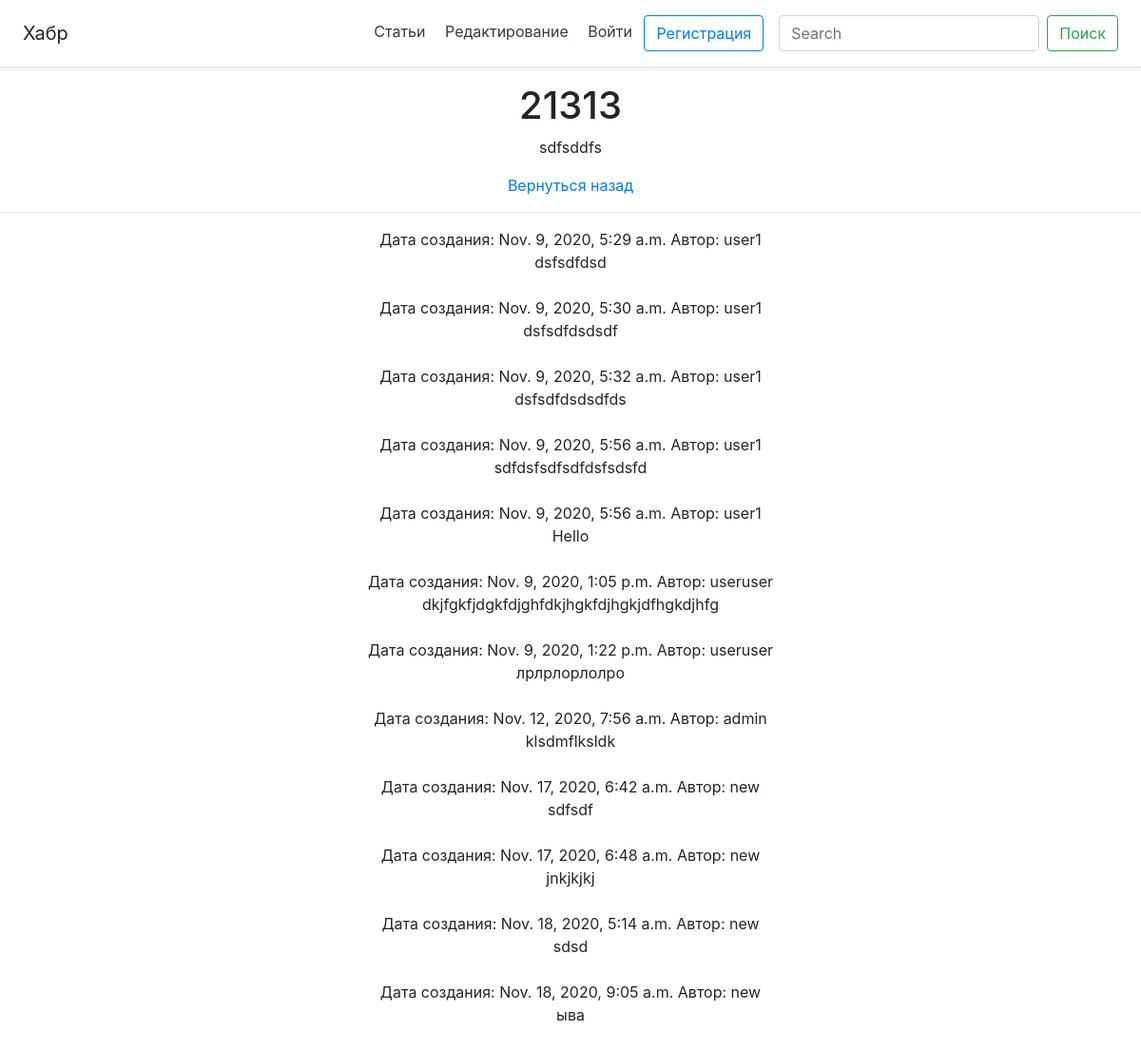
Before: /article/6 with the older database file.
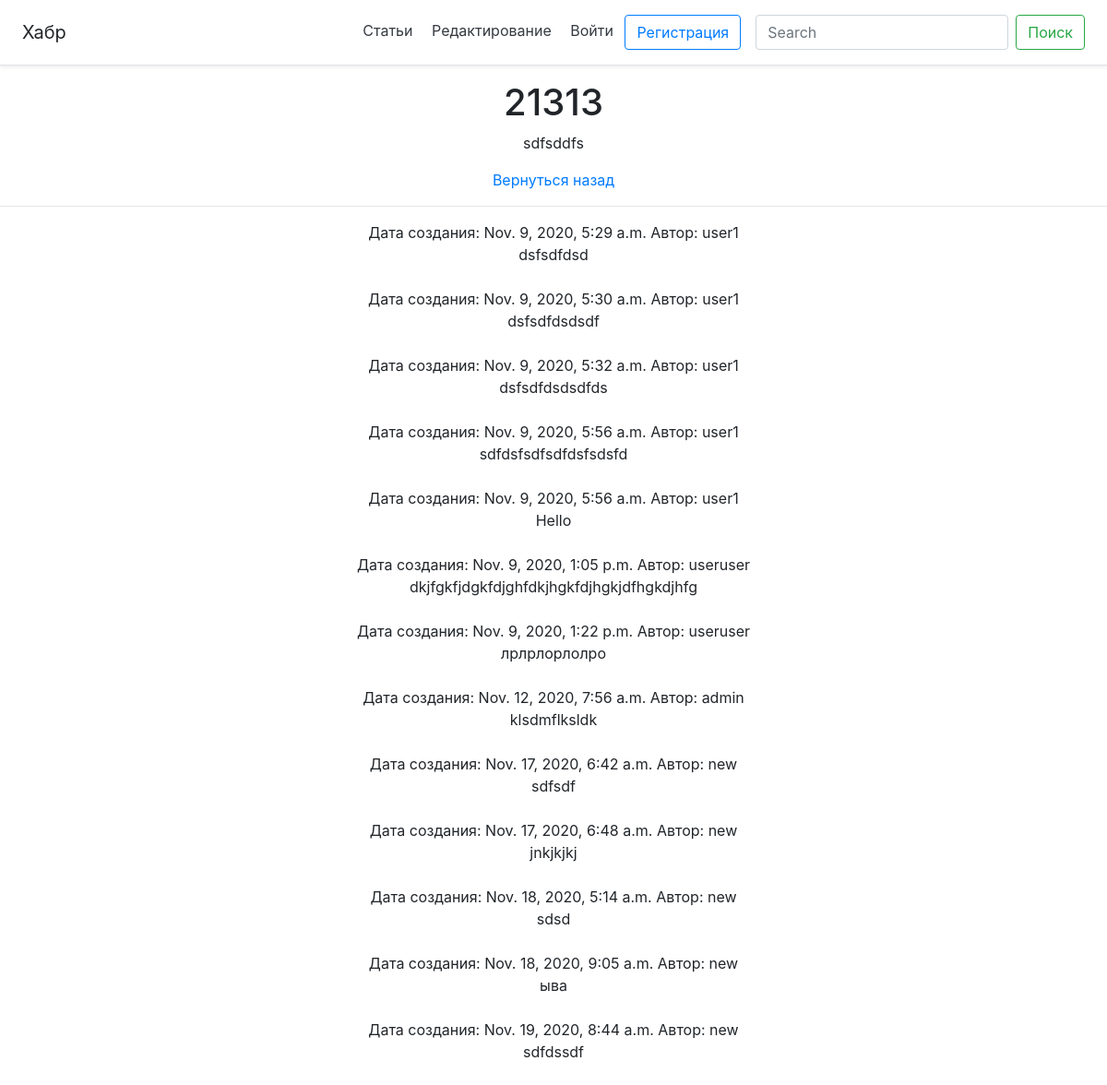
After: the same page with the newer database file.
### main/models.py (models this page shows, shortened)
class Article(models.Model):
    user_id = models.ForeignKey(User, on_delete=models.CASCADE, blank=True, null=True)
    create_date = models.DateTimeField(auto_now=True)
    title = models.CharField('title', max_length=100, null=False)
    body = models.TextField('body', null=False)

class Comments(models.Model):
    article_id = models.ForeignKey(Article, on_delete=models.CASCADE, related_name='comments_article')
    user_id = models.ForeignKey(User, on_delete=CASCADE)
    create_date = models.DateTimeField(auto_now=True)
    body = models.TextField('body', null=False)

### main/views.py (the view, shortened to what this page needs)
# urls.py: path('article/<int:pk>', views.ArticleDetail.as_view(), name='article'),
class ArticleDetail(FormMixin, DetailView):
    model = Article
    template_name = 'main/article.html'
    context_object_name = 'get_article'
    form_class = CommentForm

### main/forms.py
class CommentForm(forms.ModelForm):
    class Meta:
        model = Comments
        fields = fields = ('body',)
    def __init__(self, *args, **kwargs):
        super().__init__(*args, **kwargs)
        for field in self.fields:
            self.fields[field].widget.attrs['class'] = 'form-control'

### main/templates/main/article.html (shortened to what this page needs)
{% extends 'main/base.html' %}
{% block content %}
    <div class="container-xxl">
        <h1>{{get_article.title}}</h1>
        <p>{{get_article.body}}</p>
        <a href="/">Вернуться назад</a>
        <hr>
      <div>
    {% for i in get_article.comments_article.all %}
      Дата создания: {{i.create_date}}  Автор: {{i.user_id}} <br>
      {{i.body}} <br>
      <br>
    {% endfor %}
      </div>
    </div>
{% endblock %}

### main/templates/main/base.html (shortened to what this page needs)
<!DOCTYPE html>
<html lang="en">
    <head>
        <link rel="stylesheet" href="https://cdn.jsdelivr.net/npm/bootstrap@4.5.3/dist/css/bootstrap.min.css">
    </head>
<body class="text-center">
    <head >
    <div class="d-flex flex-column flex-md-row align-items-center p-3 px-md-4 mb-3 bg-white border-bottom shadow-sm">
        <h5 class="my-0 mr-md-auto font-weight-normal">Хабр</h5>
        <nav class="my-2 my-md-0 mr-md-3">
          <a class="p-2 text-dark" href="/">Статьи</a>
          <a class="p-2 text-dark" href="/editpage">Редактирование</a>
          {% if request.user.is_authenticated %}
          <a class="p-2 text-dark" href="/favoritearticle">Избранное</a>
          <td>{{request.user}}</td>
          <a class="btn btn-danger" href="logout">Выйти</a>
          {% else %}
          <a class="p-2 text-dark" href="/login">Войти</a>
          <a class="btn btn-outline-primary" href="/register">Регистрация</a>
          {% endif %}
        </nav>
        <form class="form-inline my-2 my-lg-0" action="{% url 'search' %}" method="GET">
            <input class="form-control mr-sm-2" type="search" placeholder="Search" aria-label="Search" name="search">
            <button class="btn btn-outline-success my-2 my-sm-0" type="submit">Поиск</button>
        </form>
    </div>
    </head>
        {% block content %}{% endblock %}
</body>
</html>

Changed rows visible on the page:
added Comments: create_date "Nov. 19, 2020, 8:44 a.m.", user_id "new", body "sdfdssdf"
